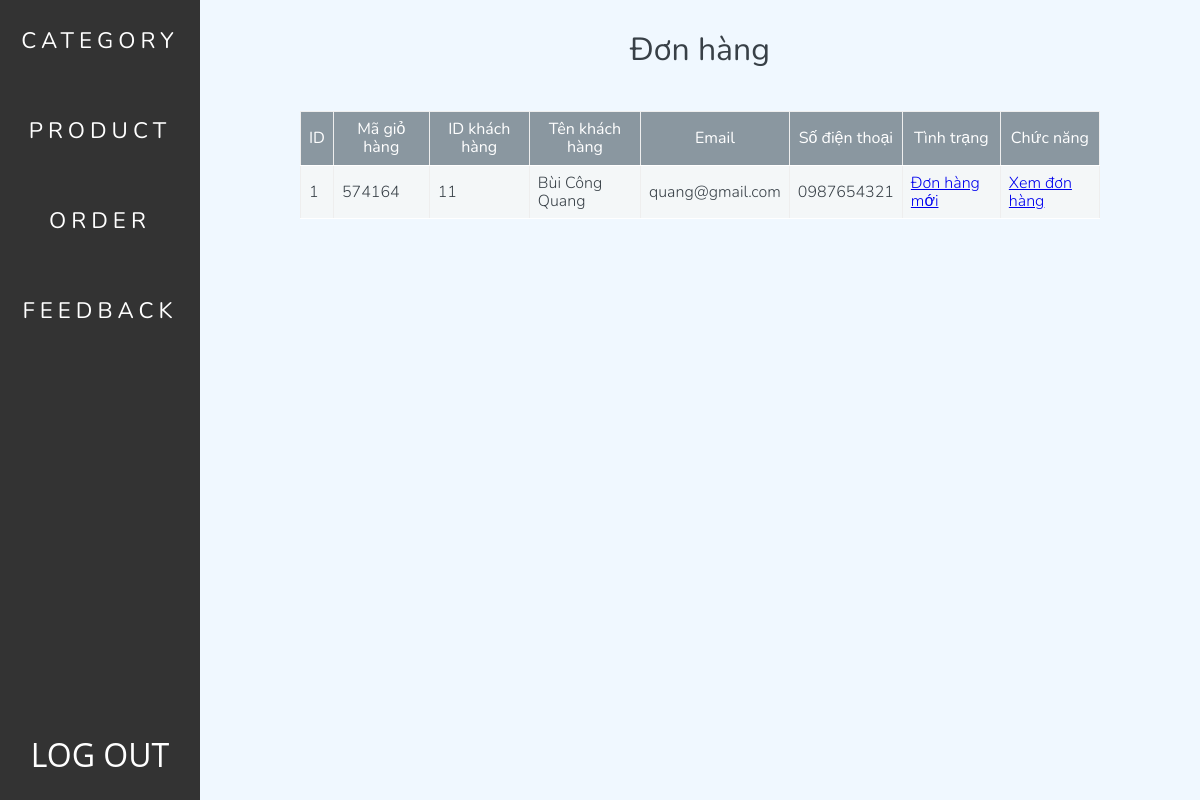
/admin/index.php?action=quanlydonhang&query=lietke, run on an earlier commit of the app's database.
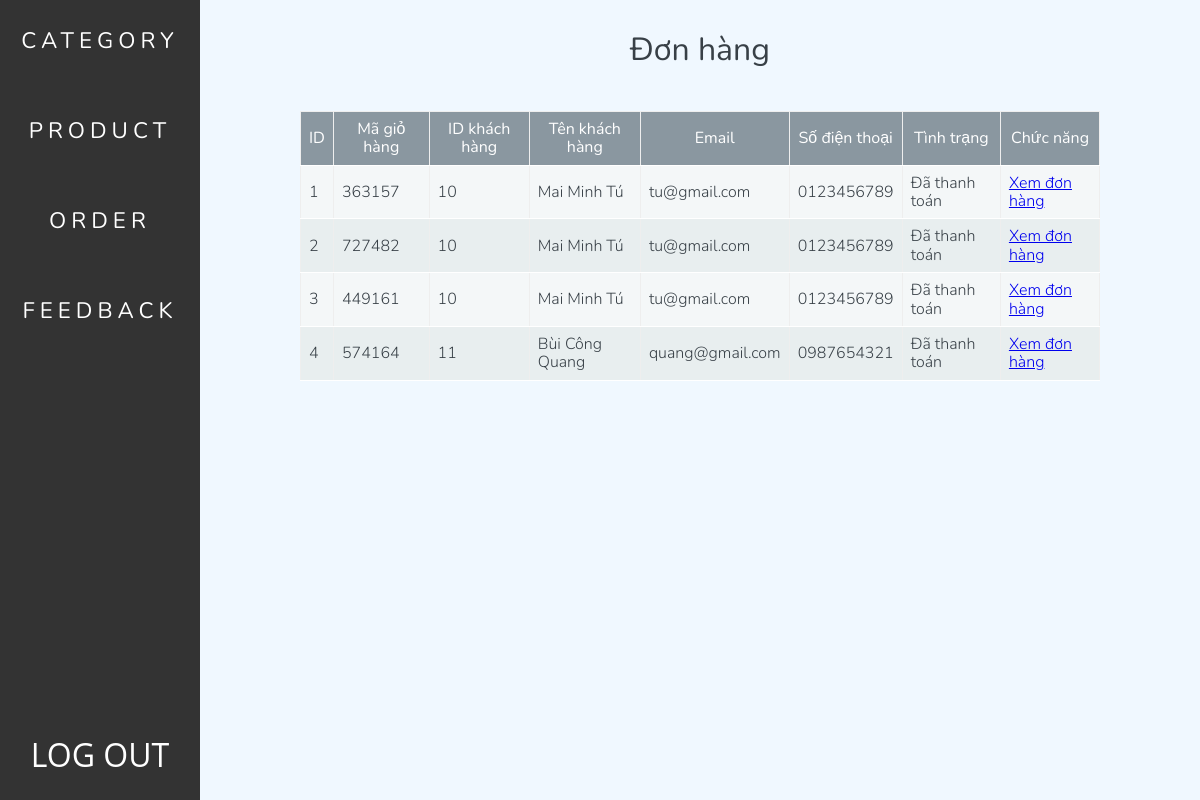
And on a later commit of the database.
### tables this page shows
CREATE TABLE `giohang` (
  `id` int(11) NOT NULL,
  `idkhachhang` int(11) NOT NULL,
  `madonhang` varchar(10) NOT NULL,
  `trangthai` int(11) NOT NULL
);

CREATE TABLE `dangky` (
  `id` int(11) NOT NULL,
  `tenkhachhang` varchar(100) NOT NULL,
  `email` varchar(100) NOT NULL,
  `sodienthoai` varchar(20) NOT NULL,
  `diachi` varchar(200) NOT NULL,
  `matkhau` varchar(50) NOT NULL
);

### admin/models/quanlydonhang/lietke.php (the view)
<p class="title">Đơn hàng</p>
<?php
$sql = "select * from giohang,dangky where giohang.idkhachhang=dangky.id order by giohang.id DESC";
$query = mysqli_query($connect, $sql);
?>
<div class="table-container">
    <table class="table-controllers" border="1">
        <form action="models/quanlydanhmuc/xuly.php" method="POST">
            <thead>
                <tr>
                    <th>ID</th>
                    <th>Mã giỏ hàng</th>
                    <th>ID khách hàng</th>
                    <th>Tên khách hàng</th>
                    <th>Email</th>
                    <th>Số điện thoại</th>
                    <th>Tình trạng</th>
                    <th>Chức năng</th>
                </tr>
            </thead>
            <tbody>
                <?php
                $i = 0;
                while ($row = mysqli_fetch_array($query)) {
                    $i++;
                ?>
                    <tr>
                        <td><?php echo $i ?></td>
                        <td><?php echo $row['madonhang'] ?></td>
                        <td><?php echo $row['idkhachhang'] ?></td>
                        <td><?php echo $row['tenkhachhang'] ?></td>
                        <td><?php echo $row['email'] ?></td>
                        <td><?php echo $row['sodienthoai'] ?></td>
                        <td>
                            <?php
                            if ($row['trangthai'] == 1) {
                                echo '<a href="models/quanlydonhang/xuly.php?code=' . $row['madonhang'] . '">Đơn hàng mới</a>';
                            } else {
                                echo 'Đã thanh toán';
                            }
                            ?>
                        </td>
                        <td>
                            <a href="?action=donhang&query=xemdonhang&code=<?php echo $row['madonhang'] ?>">Xem đơn hàng</a>
                        </td>
                    </tr>
                <?php
                }
                ?>
            </tbody>
        </form>
    </table>
</div>

### admin/index.php (shortened to what this page needs)
<!DOCTYPE html>
<html lang="en">
<head>
    <link
      rel="stylesheet"
      href="https://cdnjs.cloudflare.com/ajax/libs/normalize/8.0.1/normalize.min.css"
    />
  <link rel="stylesheet" href="../assets/fonts/fontawesome-free-6.6.0-web/css/all.min.css" />
    <link rel="stylesheet" type="text/css" href="<?php echo BASE_URL; ?>assets/css/admin_pages.css?v=<?php echo time(); ?>">
</head>
<body>
    <nav>
        <?php
        include("./layouts/menu.php");
        ?>
        <?php
        include("./layouts/header.php");
        ?>
    </nav>
    <div class="wrapper">
        <?php
        include("./layouts/main.php");
        ?>
    </div>
</body>
</html>

### admin/layouts/menu.php
<ul class="admin-list">
    <li class="admin-list-item"><a class="admin-list-item__link" href="index.php?action=quanlydanhmucsanpham&query=them">category</a></li>
    <li class="admin-list-item"><a class="admin-list-item__link" href="index.php?action=quanlysanpham&query=them">product</a></li>
    <li class="admin-list-item"><a class="admin-list-item__link" href="index.php?action=quanlydonhang&query=lietke">order</a></li>
    <li class="admin-list-item"><a class="admin-list-item__link" href="index.php?action=quanlylienhe&query=lietke">feedback</a></li>
</ul>

### admin/layouts/header.php (shortened to what this page needs)
<div class="container-name">
    <a class="example_c" href="../index.php?dangxuat=1" target="_blank" onclick="logout(event)">
        <span>
            LOG OUT
        </span>
    </a>
</div>

### admin/layouts/main.php
<div class="main">
    <?php
        if(isset($_GET['action']) && isset($_GET['query'])){
            $tamp = $_GET['action'];
            $query = $_GET['query'];
        }else{
            $tamp = '';
            $query = '';
        }
        if($tamp == 'quanlydanhmucsanpham' && $query == 'them'){
            include("models/quanlydanhmuc/them.php");
            include("models/quanlydanhmuc/lietke.php");
        }elseif($tamp == 'quanlydanhmucsanpham' && $query == 'sua'){
            include("models/quanlydanhmuc/sua.php");
        }elseif($tamp == 'quanlysanpham' && $query == 'them'){
            include("models/quanlysanpham/them.php");
            include("models/quanlysanpham/lietke.php");
        }elseif($tamp == 'quanlysanpham' && $query == 'sua'){
            include("models/quanlysanpham/sua.php");
        }elseif($tamp == 'quanlydonhang' && $query == 'lietke'){
            include("models/quanlydonhang/lietke.php");
        }elseif($tamp == 'donhang' && $query == 'xemdonhang'){
            include("models/quanlydonhang/chitietdonhang.php");
        }elseif($tamp == 'quanlylienhe' && $query == 'lietke'){
            include("models/quanlylienhe/lietke.php");
        }else{
            include("dasboard.php");
        }
    ?>
</div>

### assets/css/admin_pages.css (style rules this page uses)
body { display: flex; align-items: center; justify-content: center; font-family: 'Nunito', sans-serif; color: #384047; }
.wrapper { width: 100%; height: 100vh; background-color: aliceblue; display: flex; flex-direction: column; align-items: center; justify-content: center; position: relative; margin-left: 200px; }
nav { z-index: 1; background-color: #333; color: #fff; text-align: center; display: flex; justify-content: space-between; align-items:stretch; position: absolute; top: 0; left: 0; width: 200px; height: 100%; }
.wrapper .main { position: absolute; display: flex; width: 100%; height: 100vh; right: 0; flex-direction: column; flex-wrap: nowrap; align-items: center; overflow-y: scroll; }
.admin-list { list-style: none ; margin: 0; padding: 0; width: 100%; font-size: 1.4rem; display: flex; flex-direction: column; }
.admin-list-item { display: flex; align-items: center; }
.admin-list-item__link { text-transform: uppercase; letter-spacing: 5px; padding: 30px 0; color: white; display: block; width: 100%; height: 30px; line-height: 100%; transition: all .1s linear; color: white; text-decoration: none; }
.table-container { display: flex; justify-content: center; align-items: center; flex-wrap: wrap; width: 80%; }
.title { font-size: 2rem; }
.table-controllers, .table-sua, .table-them { border-collapse: collapse; width: 100%; }
table { border-collapse: collapse; font-family: 'Nunito', sans-serif; color: #384047; max-width: 960px; margin: 10px auto; border: none; }
thead th { font-weight: 400; background: #8a97a0; color: #FFF; text-align: center; }
tr { background: #f4f7f8; border-bottom: 1px solid #FFF; margin-bottom: 5px; }
tr:nth-child(even) { background: #e8eeef; }
th, td { text-align: left; padding: 8px; font-weight: 300; }

### admin/layouts/header.php (style rules this page uses)
.container-name { text-align: right; position: absolute; bottom: 0; width: 100%; text-align: center; }
.example_c { font-family: 'Open Sans'; color: white; text-transform: uppercase; text-decoration: none; background: transparent; display: inline-block; transition: all 0.4s ease 0s; font-size: 2rem; width: 100%; padding: 30px 0; height: 30px; line-height: 30PX; }

What changed in the data, as far as the page shows it:
added giohang: madonhang "363157", idkhachhang "10", idkhachhang.tenkhachhang "Mai Minh Tú", idkhachhang.email "tu@gmail.com", idkhachhang.sodienthoai "0123456789", trangthai "Đã thanh toán"
added giohang: madonhang "727482", idkhachhang "10", idkhachhang.tenkhachhang "Mai Minh Tú", idkhachhang.email "tu@gmail.com", idkhachhang.sodienthoai "0123456789", trangthai "Đã thanh toán"
added giohang: madonhang "449161", idkhachhang "10", idkhachhang.tenkhachhang "Mai Minh Tú", idkhachhang.email "tu@gmail.com", idkhachhang.sodienthoai "0123456789", trangthai "Đã thanh toán"
changed giohang "Bùi Công Quang": trangthai "Đơn hàng mới" → "Đã thanh toán"
